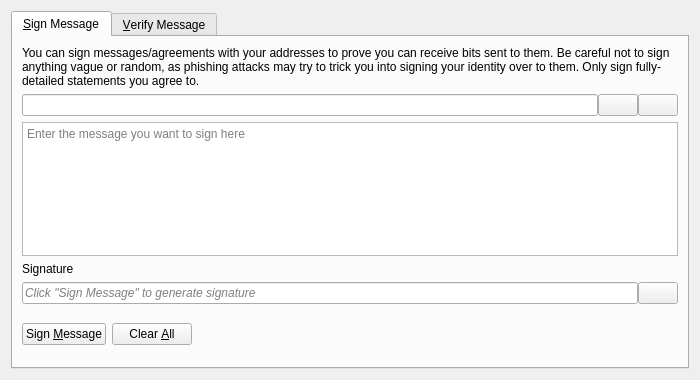
<?xml version="1.0" encoding="UTF-8"?>
<ui version="4.0">
 <class>SignVerifyMessageDialog</class>
 <widget class="QDialog" name="SignVerifyMessageDialog">
  <property name="geometry">
   <rect>
    <x>0</x>
    <y>0</y>
    <width>700</width>
    <height>380</height>
   </rect>
  </property>
  <property name="windowTitle">
   <string>Signatures - Sign / Verify a Message</string>
  </property>
  <property name="modal">
   <bool>true</bool>
  </property>
  <layout class="QVBoxLayout" name="verticalLayout">
   <item>
    <widget class="QTabWidget" name="tabWidget">
     <property name="currentIndex">
      <number>0</number>
     </property>
     <widget class="QWidget" name="tabSignMessage">
      <attribute name="title">
       <string>&amp;Sign Message</string>
      </attribute>
      <layout class="QVBoxLayout" name="verticalLayout_SM">
       <item>
        <widget class="QLabel" name="infoLabel_SM">
         <property name="text">
          <string>You can sign messages/agreements with your addresses to prove you can receive bits sent to them. Be careful not to sign anything vague or random, as phishing attacks may try to trick you into signing your identity over to them. Only sign fully-detailed statements you agree to.</string>
         </property>
         <property name="textFormat">
          <enum>Qt::PlainText</enum>
         </property>
         <property name="wordWrap">
          <bool>true</bool>
         </property>
        </widget>
       </item>
       <item>
        <layout class="QHBoxLayout" name="horizontalLayout_1_SM">
         <property name="spacing">
          <number>0</number>
         </property>
         <item>
          <widget class="QValidatedLineEdit" name="addressIn_SM">
           <property name="toolTip">
            <string>The Bit address to sign the message with</string>
           </property>
          </widget>
         </item>
         <item>
          <widget class="QPushButton" name="addressBookButton_SM">
           <property name="toolTip">
            <string>Choose previously used address</string>
           </property>
           <property name="text">
            <string/>
           </property>
           <property name="icon">
            <iconset resource="../bit.qrc">
             <normaloff>:/icons/address-book</normaloff>:/icons/address-book</iconset>
           </property>
           <property name="shortcut">
            <string>Alt+A</string>
           </property>
           <property name="autoDefault">
            <bool>false</bool>
           </property>
          </widget>
         </item>
         <item>
          <widget class="QPushButton" name="pasteButton_SM">
           <property name="toolTip">
            <string>Paste address from clipboard</string>
           </property>
           <property name="text">
            <string/>
           </property>
           <property name="icon">
            <iconset resource="../bit.qrc">
             <normaloff>:/icons/editpaste</normaloff>:/icons/editpaste</iconset>
           </property>
           <property name="shortcut">
            <string>Alt+P</string>
           </property>
           <property name="autoDefault">
            <bool>false</bool>
           </property>
          </widget>
         </item>
        </layout>
       </item>
       <item>
        <widget class="QPlainTextEdit" name="messageIn_SM">
         <property name="toolTip">
          <string>Enter the message you want to sign here</string>
         </property>
         <property name="placeholderText">
          <string>Enter the message you want to sign here</string>
         </property>
        </widget>
       </item>
       <item>
        <widget class="QLabel" name="signatureLabel_SM">
         <property name="text">
          <string>Signature</string>
         </property>
         <property name="textFormat">
          <enum>Qt::PlainText</enum>
         </property>
        </widget>
       </item>
       <item>
        <layout class="QHBoxLayout" name="horizontalLayout_2_SM">
         <property name="spacing">
          <number>0</number>
         </property>
         <item>
          <widget class="QLineEdit" name="signatureOut_SM">
           <property name="placeholderText">
            <string>Click "Sign Message" to generate signature</string>
           </property>
           <property name="font">
            <font>
             <italic>true</italic>
            </font>
           </property>
           <property name="readOnly">
            <bool>true</bool>
           </property>
          </widget>
         </item>
         <item>
          <widget class="QPushButton" name="copySignatureButton_SM">
           <property name="toolTip">
            <string>Copy the current signature to the system clipboard</string>
           </property>
           <property name="text">
            <string/>
           </property>
           <property name="icon">
            <iconset resource="../bit.qrc">
             <normaloff>:/icons/editcopy</normaloff>:/icons/editcopy</iconset>
           </property>
           <property name="autoDefault">
            <bool>false</bool>
           </property>
          </widget>
         </item>
        </layout>
       </item>
       <item>
        <layout class="QHBoxLayout" name="horizontalLayout_3_SM">
         <item>
          <widget class="QPushButton" name="signMessageButton_SM">
           <property name="toolTip">
            <string>Sign the message to prove you own this Bit address</string>
           </property>
           <property name="text">
            <string>Sign &amp;Message</string>
           </property>
           <property name="icon">
            <iconset resource="../bit.qrc">
             <normaloff>:/icons/edit</normaloff>:/icons/edit</iconset>
           </property>
           <property name="autoDefault">
            <bool>false</bool>
           </property>
          </widget>
         </item>
         <item>
          <widget class="QPushButton" name="clearButton_SM">
           <property name="toolTip">
            <string>Reset all sign message fields</string>
           </property>
           <property name="text">
            <string>Clear &amp;All</string>
           </property>
           <property name="icon">
            <iconset resource="../bit.qrc">
             <normaloff>:/icons/remove</normaloff>:/icons/remove</iconset>
           </property>
           <property name="autoDefault">
            <bool>false</bool>
           </property>
          </widget>
         </item>
         <item>
          <spacer name="horizontalSpacer_1_SM">
           <property name="orientation">
            <enum>Qt::Horizontal</enum>
           </property>
           <property name="sizeHint" stdset="0">
            <size>
             <width>40</width>
             <height>48</height>
            </size>
           </property>
          </spacer>
         </item>
         <item>
          <widget class="QLabel" name="statusLabel_SM">
           <property name="font">
            <font>
             <weight>75</weight>
             <bold>true</bold>
            </font>
           </property>
           <property name="text">
            <string/>
           </property>
           <property name="wordWrap">
            <bool>true</bool>
           </property>
          </widget>
         </item>
         <item>
          <spacer name="horizontalSpacer_2_SM">
           <property name="orientation">
            <enum>Qt::Horizontal</enum>
           </property>
           <property name="sizeHint" stdset="0">
            <size>
             <width>40</width>
             <height>48</height>
            </size>
           </property>
          </spacer>
         </item>
        </layout>
       </item>
      </layout>
     </widget>
     <widget class="QWidget" name="tabVerifyMessage">
      <attribute name="title">
       <string>&amp;Verify Message</string>
      </attribute>
      <layout class="QVBoxLayout" name="verticalLayout_VM">
       <item>
        <widget class="QLabel" name="infoLabel_VM">
         <property name="text">
          <string>Enter the receiver's address, message (ensure you copy line breaks, spaces, tabs, etc. exactly) and signature below to verify the message. Be careful not to read more into the signature than what is in the signed message itself, to avoid being tricked by a man-in-the-middle attack. Note that this only proves the signing party receives with the address, it cannot prove sendership of any transaction!</string>
         </property>
         <property name="textFormat">
          <enum>Qt::PlainText</enum>
         </property>
         <property name="alignment">
          <set>Qt::AlignLeading|Qt::AlignLeft|Qt::AlignTop</set>
         </property>
         <property name="wordWrap">
          <bool>true</bool>
         </property>
        </widget>
       </item>
       <item>
        <layout class="QHBoxLayout" name="horizontalLayout_1_VM">
         <property name="spacing">
          <number>0</number>
         </property>
         <item>
          <widget class="QValidatedLineEdit" name="addressIn_VM">
           <property name="toolTip">
            <string>The Bit address the message was signed with</string>
           </property>
          </widget>
         </item>
         <item>
          <widget class="QPushButton" name="addressBookButton_VM">
           <property name="toolTip">
            <string>Choose previously used address</string>
           </property>
           <property name="text">
            <string/>
           </property>
           <property name="icon">
            <iconset resource="../bit.qrc">
             <normaloff>:/icons/address-book</normaloff>:/icons/address-book</iconset>
           </property>
           <property name="shortcut">
            <string>Alt+A</string>
           </property>
           <property name="autoDefault">
            <bool>false</bool>
           </property>
          </widget>
         </item>
        </layout>
       </item>
       <item>
        <widget class="QPlainTextEdit" name="messageIn_VM">
          <property name="toolTip">
            <string>The signed message to verify</string>
          </property>
          <property name="placeholderText">
            <string>The signed message to verify</string>
          </property>
        </widget>
       </item>
       <item>
        <widget class="QValidatedLineEdit" name="signatureIn_VM">
          <property name="toolTip">
            <string>The signature given when the message was signed</string>
          </property>
          <property name="placeholderText">
            <string>The signature given when the message was signed</string>
          </property>
        </widget>
       </item>
       <item>
        <layout class="QHBoxLayout" name="horizontalLayout_2_VM">
         <item>
          <widget class="QPushButton" name="verifyMessageButton_VM">
           <property name="toolTip">
            <string>Verify the message to ensure it was signed with the specified Bit address</string>
           </property>
           <property name="text">
            <string>Verify &amp;Message</string>
           </property>
           <property name="icon">
            <iconset resource="../bit.qrc">
             <normaloff>:/icons/transaction_0</normaloff>:/icons/transaction_0</iconset>
           </property>
           <property name="autoDefault">
            <bool>false</bool>
           </property>
          </widget>
         </item>
         <item>
          <widget class="QPushButton" name="clearButton_VM">
           <property name="toolTip">
            <string>Reset all verify message fields</string>
           </property>
           <property name="text">
            <string>Clear &amp;All</string>
           </property>
           <property name="icon">
            <iconset resource="../bit.qrc">
             <normaloff>:/icons/remove</normaloff>:/icons/remove</iconset>
           </property>
           <property name="autoDefault">
            <bool>false</bool>
           </property>
          </widget>
         </item>
         <item>
          <spacer name="horizontalSpacer_1_VM">
           <property name="orientation">
            <enum>Qt::Horizontal</enum>
           </property>
           <property name="sizeHint" stdset="0">
            <size>
             <width>40</width>
             <height>48</height>
            </size>
           </property>
          </spacer>
         </item>
         <item>
          <widget class="QLabel" name="statusLabel_VM">
           <property name="font">
            <font>
             <weight>75</weight>
             <bold>true</bold>
            </font>
           </property>
           <property name="text">
            <string/>
           </property>
           <property name="wordWrap">
            <bool>true</bool>
           </property>
          </widget>
         </item>
         <item>
          <spacer name="horizontalSpacer_2_VM">
           <property name="orientation">
            <enum>Qt::Horizontal</enum>
           </property>
           <property name="sizeHint" stdset="0">
            <size>
             <width>40</width>
             <height>48</height>
            </size>
           </property>
          </spacer>
         </item>
        </layout>
       </item>
      </layout>
     </widget>
    </widget>
   </item>
  </layout>
 </widget>
 <customwidgets>
  <customwidget>
   <class>QValidatedLineEdit</class>
   <extends>QLineEdit</extends>
   <header>qt/qvalidatedlineedit.h</header>
  </customwidget>
 </customwidgets>
 <resources>
  <include location="../bit.qrc"/>
 </resources>
 <connections/>
</ui>
